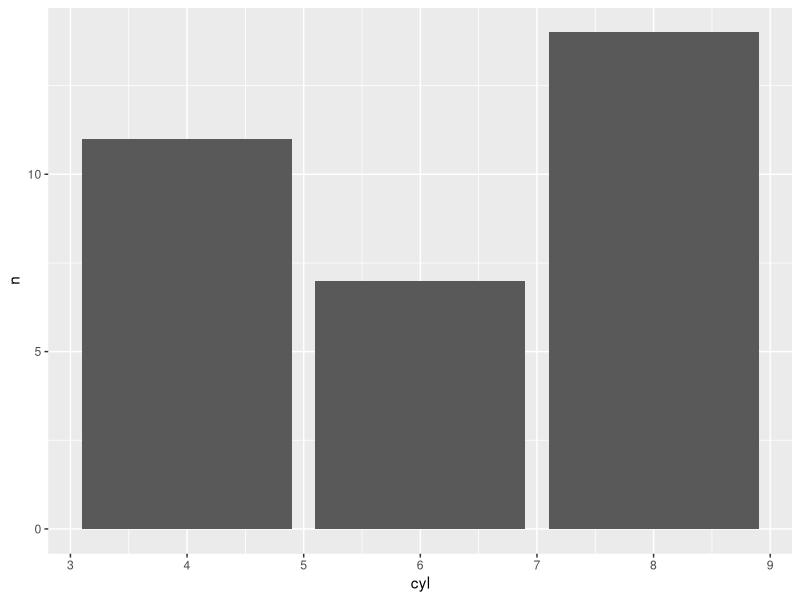

The R source for this figure:
library(tidyverse)


df = mtcars |> 
  count(cyl)

ggplot(df) +
  geom_bar(aes(x=cyl, y=n),
           stat = 'identity')



